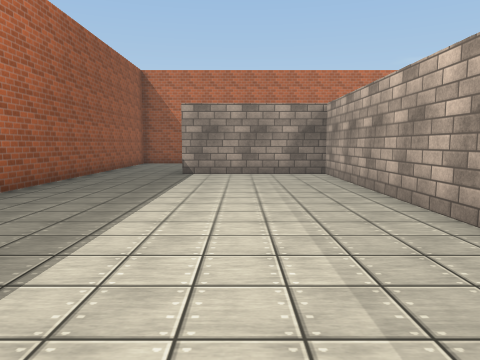
View 1 (above)

24 first-person views from a walk through a scene from a Unity 3-D project. The camera is 1.5 m above the floor, tilts 6° down and sees 70° across. The floor is counted in squares, 2 m on a side. Each view is taken from the middle of a square. On the plan, view 1 faces up. The plan holds only what a view shows up to about 11 squares ahead; the rest is blank. The player is left out. Surface patterns are stand-ins for the level's own textures.

View 2
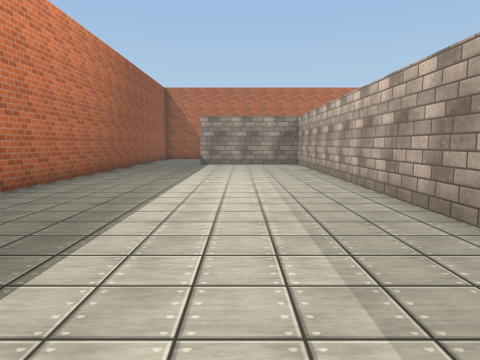

View 3
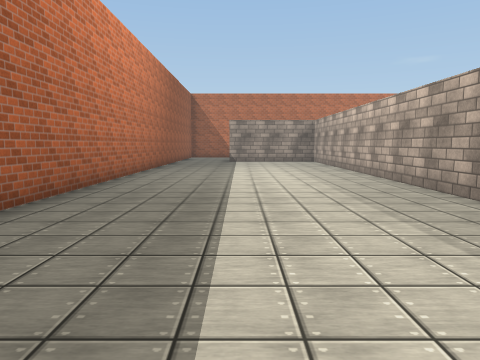

View 4
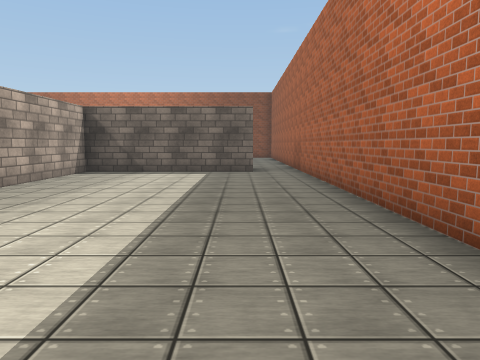

View 5
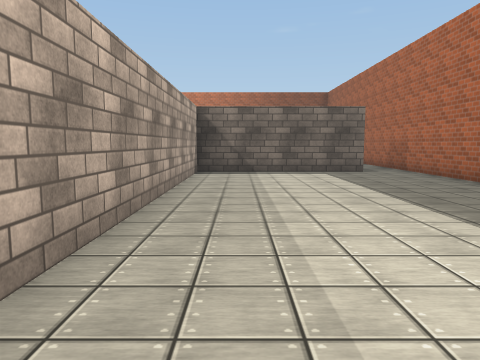

View 6
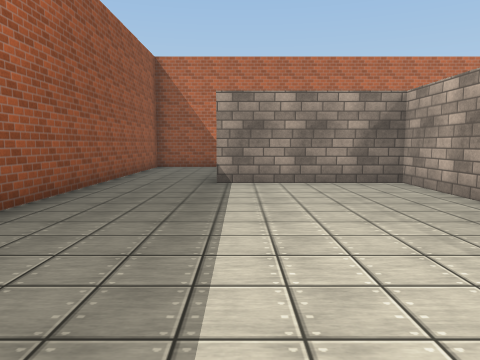

View 7
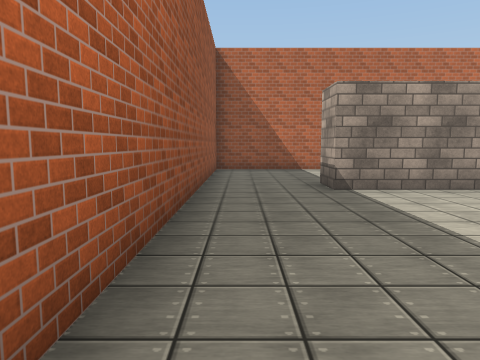

View 8
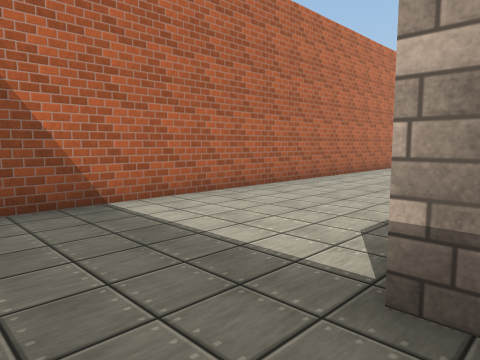

View 9
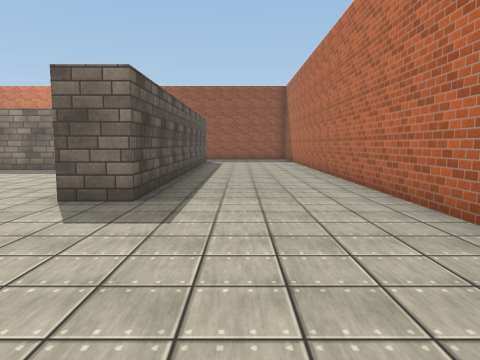

View 10
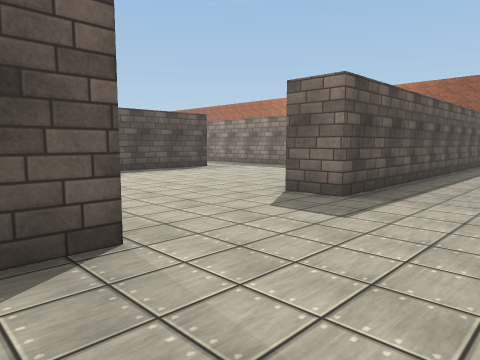

View 11
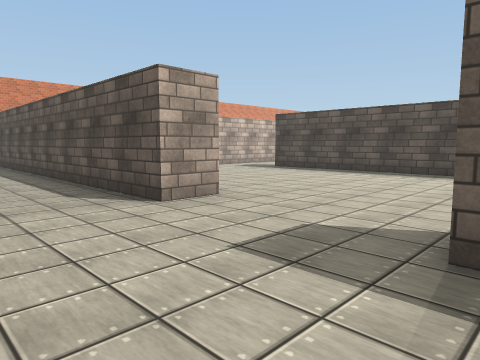

View 12
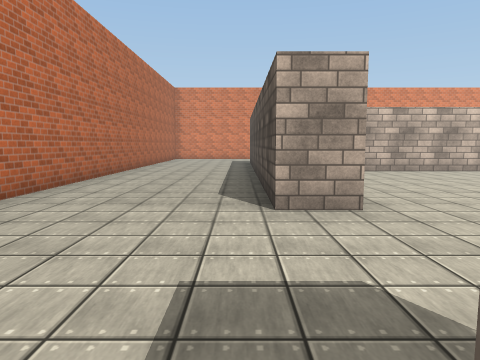

View 13
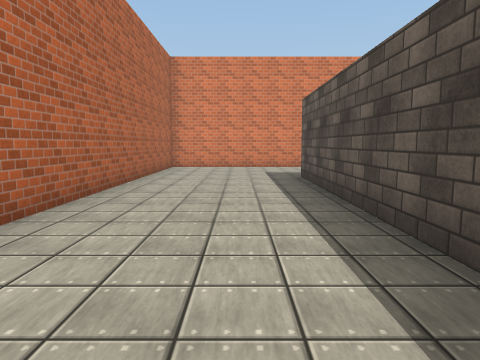

View 14
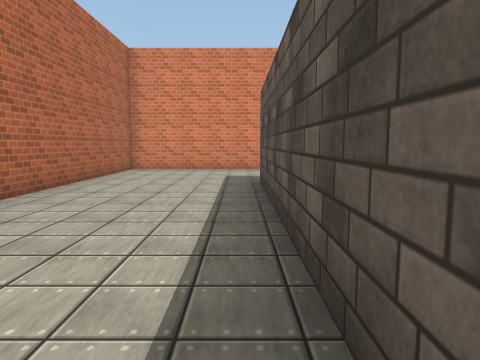

View 15
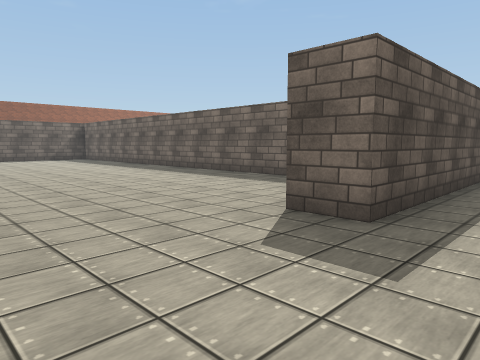

View 16
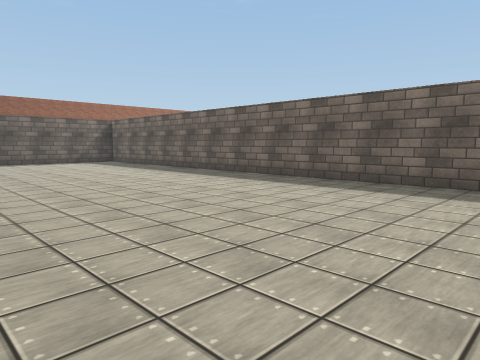

View 17
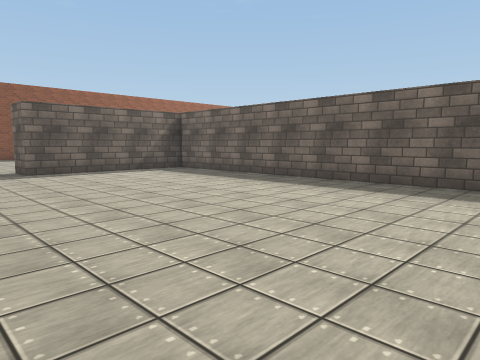

View 18
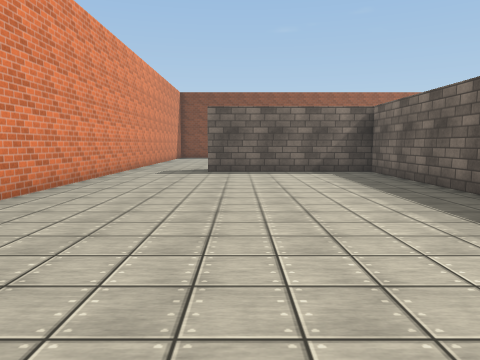

View 19
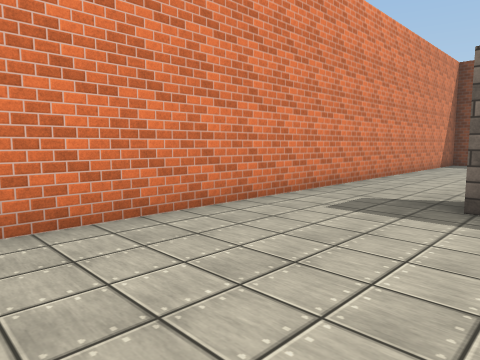

View 20
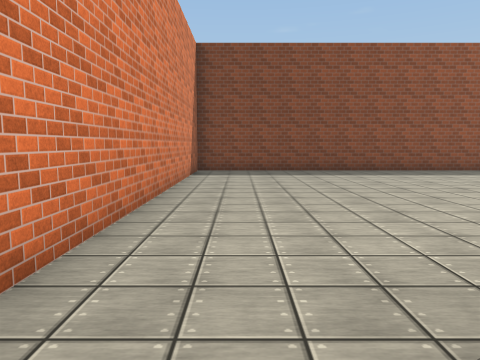

View 21
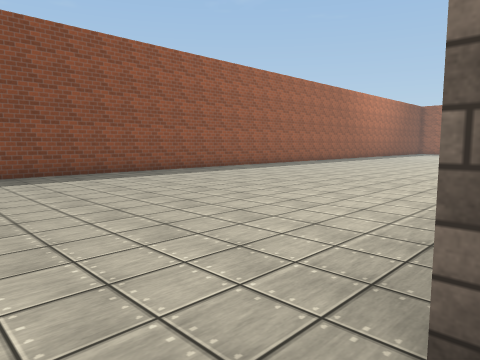

View 22
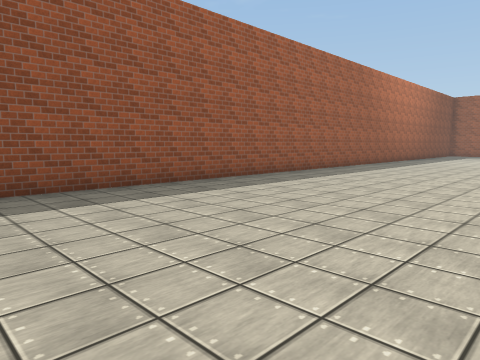

View 23
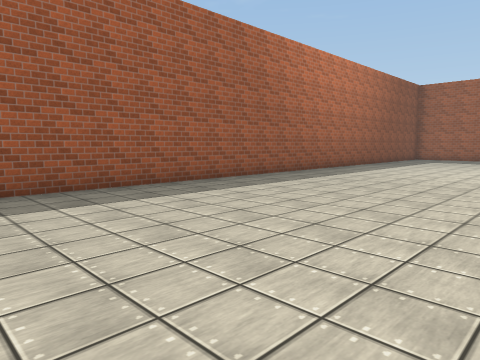

View 24
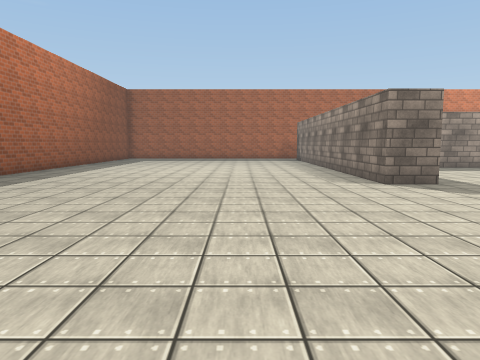

### Floor plan
Ten units are one square. View 1 is at (0, 0); x grows to the right and y downward. Boxes are objects, and circles mark ways between rooms. Rooms are numbered by the first view taken in them; rooms with no view inside come last. Other rooms are left out.
<svg viewBox="-42 -137 299 299">
<path fill="none" stroke="#000" d="M-24 63 22 63 22 -86 -14 -86M-37 -85 -37 66M77 62 77 73 29 73M174 -34 174 -66M65 -28 145 -28M32 24 32 38M184 -69 184 63 229 63 229 74M118 -85 118 -96 218 -96 218 -85M32 -58 32 -40M100 -132 -37 -132 -37 -85M252 -94 252 -132 125 -132M29 157 252 157 252 15M-37 66 -37 81M-2 -96 85 -96 85 -85M-14 -86 -14 -96"/>
<circle cx="-25" cy="-90" r="3" fill="#2a7"/>
<circle cx="-30" cy="70" r="3" fill="#2a7"/>
<text x="-10" y="-10">1</text>
<text x="130" y="20">2</text>
</svg>
Room 1 opens to room 2.

Where each view was taken, in squares from view 1:
view 1: 0 up, 0 right, facing up
view 2: 4 down, 0 right, facing up
view 3: 6 down, 1 left, facing up
view 4: 3 up, 2 left, facing down
view 5: 3 up, 1 right, facing down
view 6: 2 up, 1 left, facing up
view 7: 3 up, 3 left, facing up
view 8: 9 up, 3 left, facing up-right
view 9: 11 up, 13 right, facing left
view 10: 12 up, 13 right, facing down-left
view 11: 12 up, 8 right, facing down-right
view 12: 10 up, 8 right, facing right
view 13: 11 up, 14 right, facing right
view 14: 10 up, 15 right, facing right
view 15: 11 up, 25 right, facing down-left
view 16: 8 up, 25 right, facing down-left
view 17: 3 up, 25 right, facing down-left
view 18: 3 up, 22 right, facing down
view 19: 2 down, 22 right, facing down-right
view 20: 6 down, 24 right, facing down
view 21: 7 down, 24 right, facing down-left
view 22: 10 down, 20 right, facing down-left
view 23: 10 down, 14 right, facing down-left
view 24: 10 down, 14 right, facing left
